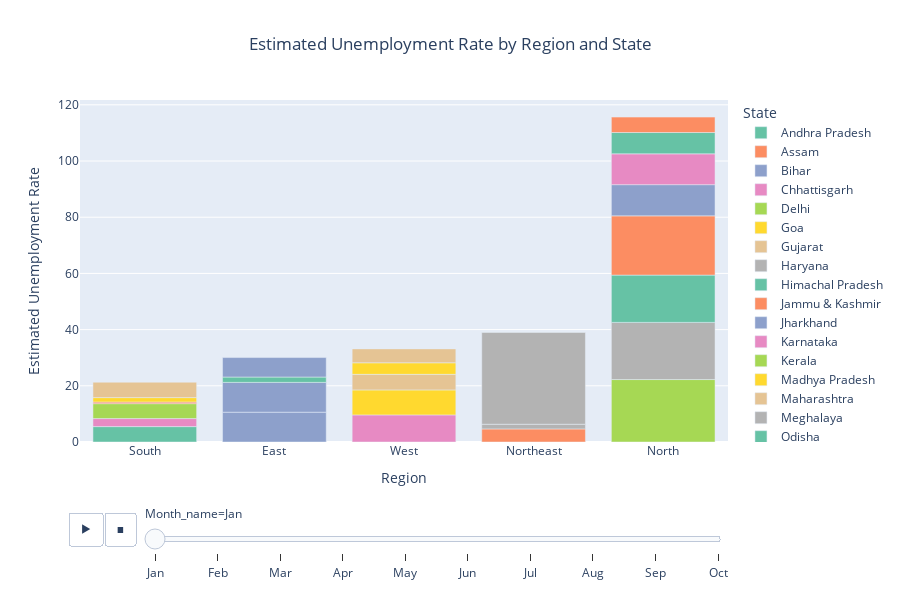

Notebook code for this chart:
### Code cell
import plotly.express as px


# Plot the bar chart
fig = px.bar(df, x='Region', y='Estimated Unemployment Rate', color='States', animation_frame='Month_name',title='Estimated Unemployment Rate by Region and State',template='plotly',height=600,color_discrete_sequence=px.colors.qualitative.Set2)

# Customize the figure layout
fig.update_layout(xaxis_title='Region', yaxis_title='Estimated Unemployment Rate',
                  legend_title='State', title_x=0.5)

fig.update_xaxes(categoryorder='total ascending')
# Show the plot
fig.show()

### Figure 1 — Plotly figure (JSON) as saved in the notebook; plotly's stock layout.template omitted (floating-point values rounded to 4 significant figures)
{"data": [{"alignmentgroup": "True", "hovertemplate": "States=Andhra Pradesh<br>Month_name=Jan<br>Region=%{x}<br>Estimated Unemployment Rate=%{y}<extra></extra>", "legendgroup": "Andhra Pradesh", "marker": {"color": "rgb(102,194,165)", "pattern": {"shape": ""}}, "name": "Andhra Pradesh", "offsetgroup": "Andhra Pradesh", "orientation": "v", "showlegend": true, "textposition": "auto", "type": "bar", "x": ["South"], "xaxis": "x", "y": [5.48], "yaxis": "y"}, {"alignmentgroup": "True", "hovertemplate": "States=Assam<br>Month_name=Jan<br>Region=%{x}<br>Estimated Unemployment Rate=%{y}<extra></extra>", "legendgroup": "Assam", "marker": {"color": "rgb(252,141,98)", "pattern": {"shape": ""}}, "name": "Assam", "offsetgroup": "Assam", "orientation": "v", "showlegend": true, "textposition": "auto", "type": "bar", "x": ["Northeast"], "xaxis": "x", "y": [4.66], "yaxis": "y"}, {"alignmentgroup": "True", "hovertemplate": "States=Bihar<br>Month_name=Jan<br>Region=%{x}<br>Estimated Unemployment Rate=%{y}<extra></extra>", "legendgroup": "Bihar", "marker": {"color": "rgb(141,160,203)", "pattern": {"shape": ""}}, "name": "Bihar", "offsetgroup": "Bihar", "orientation": "v", "showlegend": true, "textposition": "auto", "type": "bar", "x": ["East"], "xaxis": "x", "y": [10.61], "yaxis": "y"}, {"alignmentgroup": "True", "hovertemplate": "States=Chhattisgarh<br>Month_name=Jan<br>Region=%{x}<br>Estimated Unemployment Rate=%{y}<extra></extra>", "legendgroup": "Chhattisgarh", "marker": {"color": "rgb(231,138,195)", "pattern": {"shape": ""}}, "name": "Chhattisgarh", "offsetgroup": "Chhattisgarh", "orientation": "v", "showlegend": true, "textposition": "auto", "type": "bar", "x": ["West"], "xaxis": "x", "y": [9.65], "yaxis": "y"}, {"alignmentgroup": "True", "hovertemplate": "States=Delhi<br>Month_name=Jan<br>Region=%{x}<br>Estimated Unemployment Rate=%{y}<extra></extra>", "legendgroup": "Delhi", "marker": {"color": "rgb(166,216,84)", "pattern": {"shape": ""}}, "name": "Delhi", "offsetgroup": "Delhi", "orientation": "v", "showlegend": true, "textposition": "auto", "type": "bar", "x": ["North"], "xaxis": "x", "y": [22.23], "yaxis": "y"}, {"alignmentgroup": "True", "hovertemplate": "States=Goa<br>Month_name=Jan<br>Region=%{x}<br>Estimated Unemployment Rate=%{y}<extra></extra>", "legendgroup": "Goa", "marker": {"color": "rgb(255,217,47)", "pattern": {"shape": ""}}, "name": "Goa", "offsetgroup": "Goa", "orientation": "v", "showlegend": true, "textposition": "auto", "type": "bar", "x": ["West"], "xaxis": "x", "y": [8.89], "yaxis": "y"}, {"alignmentgroup": "True", "hovertemplate": "States=Gujarat<br>Month_name=Jan<br>Region=%{x}<br>Estimated Unemployment Rate=%{y}<extra></extra>", "legendgroup": "Gujarat", "marker": {"color": "rgb(229,196,148)", "pattern": {"shape": ""}}, "name": "Gujarat", "offsetgroup": "Gujarat", "orientation": "v", "showlegend": true, "textposition": "auto", "type": "bar", "x": ["West"], "xaxis": "x", "y": [5.54], "yaxis": "y"}, {"alignmentgroup": "True", "hovertemplate": "States=Haryana<br>Month_name=Jan<br>Region=%{x}<br>Estimated Unemployment Rate=%{y}<extra></extra>", "legendgroup": "Haryana", "marker": {"color": "rgb(179,179,179)", "pattern": {"shape": ""}}, "name": "Haryana", "offsetgroup": "Haryana", "orientation": "v", "showlegend": true, "textposition": "auto", "type": "bar", "x": ["North"], "xaxis": "x", "y": [20.34], "yaxis": "y"}, {"alignmentgroup": "True", "hovertemplate": "States=Himachal Pradesh<br>Month_name=Jan<br>Region=%{x}<br>Estimated Unemployment Rate=%{y}<extra></extra>", "legendgroup": "Himachal Pradesh", "marker": {"color": "rgb(102,194,165)", "pattern": {"shape": ""}}, "name": "Himachal Pradesh", "offsetgroup": "Himachal Pradesh", "orientation": "v", "showlegend": true, "textposition": "auto", "type": "bar", "x": ["North"], "xaxis": "x", "y": [16.83], "yaxis": "y"}, {"alignmentgroup": "True", "hovertemplate": "States=Jammu & Kashmir<br>Month_name=Jan<br>Region=%{x}<br>Estimated Unemployment Rate=%{y}<extra></extra>", "legendgroup": "Jammu & Kashmir", "marker": {"color": "rgb(252,141,98)", "pattern": {"shape": ""}}, "name": "Jammu & Kashmir", "offsetgroup": "Jammu & Kashmir", "orientation": "v", "showlegend": true, "textposition": "auto", "type": "bar", "x": ["North"], "xaxis": "x", "y": [21.08], "yaxis": "y"}, {"alignmentgroup": "True", "hovertemplate": "States=Jharkhand<br>Month_name=Jan<br>Region=%{x}<br>Estimated Unemployment Rate=%{y}<extra></extra>", "legendgroup": "Jharkhand", "marker": {"color": "rgb(141,160,203)", "pattern": {"shape": ""}}, "name": "Jharkhand", "offsetgroup": "Jharkhand", "orientation": "v", "showlegend": true, "textposition": "auto", "type": "bar", "x": ["East"], "xaxis": "x", "y": [10.61], "yaxis": "y"}, {"alignmentgroup": "True", "hovertemplate": "States=Karnataka<br>Month_name=Jan<br>Region=%{x}<br>Estimated Unemployment Rate=%{y}<extra></extra>", "legendgroup": "Karnataka", "marker": {"color": "rgb(231,138,195)", "pattern": {"shape": ""}}, "name": "Karnataka", "offsetgroup": "Karnataka", "orientation": "v", "showlegend": true, "textposition": "auto", "type": "bar", "x": ["South"], "xaxis": "x", "y": [2.86], "yaxis": "y"}, {"alignmentgroup": "True", "hovertemplate": "States=Kerala<br>Month_name=Jan<br>Region=%{x}<br>Estimated Unemployment Rate=%{y}<extra></extra>", "legendgroup": "Kerala", "marker": {"color": "rgb(166,216,84)", "pattern": {"shape": ""}}, "name": "Kerala", "offsetgroup": "Kerala", "orientation": "v", "showlegend": true, "textposition": "auto", "type": "bar", "x": ["South"], "xaxis": "x", "y": [5.31], "yaxis": "y"}, {"alignmentgroup": "True", "hovertemplate": "States=Madhya Pradesh<br>Month_name=Jan<br>Region=%{x}<br>Estimated Unemployment Rate=%{y}<extra></extra>", "legendgroup": "Madhya Pradesh", "marker": {"color": "rgb(255,217,47)", "pattern": {"shape": ""}}, "name": "Madhya Pradesh", "offsetgroup": "Madhya Pradesh", "orientation": "v", "showlegend": true, "textposition": "auto", "type": "bar", "x": ["West"], "xaxis": "x", "y": [4.11], "yaxis": "y"}, {"alignmentgroup": "True", "hovertemplate": "States=Maharashtra<br>Month_name=Jan<br>Region=%{x}<br>Estimated Unemployment Rate=%{y}<extra></extra>", "legendgroup": "Maharashtra", "marker": {"color": "rgb(229,196,148)", "pattern": {"shape": ""}}, "name": "Maharashtra", "offsetgroup": "Maharashtra", "orientation": "v", "showlegend": true, "textposition": "auto", "type": "bar", "x": ["West"], "xaxis": "x", "y": [4.95], "yaxis": "y"}, {"alignmentgroup": "True", "hovertemplate": "States=Meghalaya<br>Month_name=Jan<br>Region=%{x}<br>Estimated Unemployment Rate=%{y}<extra></extra>", "legendgroup": "Meghalaya", "marker": {"color": "rgb(179,179,179)", "pattern": {"shape": ""}}, "name": "Meghalaya", "offsetgroup": "Meghalaya", "orientation": "v", "showlegend": true, "textposition": "auto", "type": "bar", "x": ["Northeast"], "xaxis": "x", "y": [1.66], "yaxis": "y"}, {"alignmentgroup": "True", "hovertemplate": "States=Odisha<br>Month_name=Jan<br>Region=%{x}<br>Estimated Unemployment Rate=%{y}<extra></extra>", "legendgroup": "Odisha", "marker": {"color": "rgb(102,194,165)", "pattern": {"shape": ""}}, "name": "Odisha", "offsetgroup": "Odisha", "orientation": "v", "showlegend": true, "textposition": "auto", "type": "bar", "x": ["East"], "xaxis": "x", "y": [1.9], "yaxis": "y"}, {"alignmentgroup": "True", "hovertemplate": "States=Puducherry<br>Month_name=Jan<br>Region=%{x}<br>Estimated Unemployment Rate=%{y}<extra></extra>", "legendgroup": "Puducherry", "marker": {"color": "rgb(252,141,98)", "pattern": {"shape": ""}}, "name": "Puducherry", "offsetgroup": "Puducherry", "orientation": "v", "showlegend": true, "textposition": "auto", "type": "bar", "x": ["South"], "xaxis": "x", "y": [0.58], "yaxis": "y"}, {"alignmentgroup": "True", "hovertemplate": "States=Punjab<br>Month_name=Jan<br>Region=%{x}<br>Estimated Unemployment Rate=%{y}<extra></extra>", "legendgroup": "Punjab", "marker": {"color": "rgb(141,160,203)", "pattern": {"shape": ""}}, "name": "Punjab", "offsetgroup": "Punjab", "orientation": "v", "showlegend": true, "textposition": "auto", "type": "bar", "x": ["North"], "xaxis": "x", "y": [11.11], "yaxis": "y"}, {"alignmentgroup": "True", "hovertemplate": "States=Rajasthan<br>Month_name=Jan<br>Region=%{x}<br>Estimated Unemployment Rate=%{y}<extra></extra>", "legendgroup": "Rajasthan", "marker": {"color": "rgb(231,138,195)", "pattern": {"shape": ""}}, "name": "Rajasthan", "offsetgroup": "Rajasthan", "orientation": "v", "showlegend": true, "textposition": "auto", "type": "bar", "x": ["North"], "xaxis": "x", "y": [10.97], "yaxis": "y"}, {"alignmentgroup": "True", "hovertemplate": "States=Tamil Nadu<br>Month_name=Jan<br>Region=%{x}<br>Estimated Unemployment Rate=%{y}<extra></extra>", "legendgroup": "Tamil Nadu", "marker": {"color": "rgb(255,217,47)", "pattern": {"shape": ""}}, "name": "Tamil Nadu", "offsetgroup": "Tamil Nadu", "orientation": "v", "showlegend": true, "textposition": "auto", "type": "bar", "x": ["South"], "xaxis": "x", "y": [1.57], "yaxis": "y"}, {"alignmentgroup": "True", "hovertemplate": "States=Telangana<br>Month_name=Jan<br>Region=%{x}<br>Estimated Unemployment Rate=%{y}<extra></extra>", "legendgroup": "Telangana", "marker": {"color": "rgb(229,196,148)", "pattern": {"shape": ""}}, "name": "Telangana", "offsetgroup": "Telangana", "orientation": "v", "showlegend": true, "textposition": "auto", "type": "bar", "x": ["South"], "xaxis": "x", "y": [5.49], "yaxis": "y"}, {"alignmentgroup": "True", "hovertemplate": "States=Tripura<br>Month_name=Jan<br>Region=%{x}<br>Estimated Unemployment Rate=%{y}<extra></extra>", "legendgroup": "Tripura", "marker": {"color": "rgb(179,179,179)", "pattern": {"shape": ""}}, "name": "Tripura", "offsetgroup": "Tripura", "orientation": "v", "showlegend": true, "textposition": "auto", "type": "bar", "x": ["Northeast"], "xaxis": "x", "y": [32.67], "yaxis": "y"}, {"alignmentgroup": "True", "hovertemplate": "States=Uttar Pradesh<br>Month_name=Jan<br>Region=%{x}<br>Estimated Unemployment Rate=%{y}<extra></extra>", "legendgroup": "Uttar Pradesh", "marker": {"color": "rgb(102,194,165)", "pattern": {"shape": ""}}, "name": "Uttar Pradesh", "offsetgroup": "Uttar Pradesh", "orientation": "v", "showlegend": true, "textposition": "auto", "type": "bar", "x": ["North"], "xaxis": "x", "y": [7.58], "yaxis": "y"}, {"alignmentgroup": "True", "hovertemplate": "States=Uttarakhand<br>Month_name=Jan<br>Region=%{x}<br>Estimated Unemployment Rate=%{y}<extra></extra>", "legendgroup": "Uttarakhand", "marker": {"color": "rgb(252,141,98)", "pattern": {"shape": ""}}, "name": "Uttarakhand", "offsetgroup": "Uttarakhand", "orientation": "v", "showlegend": true, "textposition": "auto", "type": "bar", "x": ["North"], "xaxis": "x", "y": [5.49], "yaxis": "y"}, {"alignmentgroup": "True", "hovertemplate": "States=West Bengal<br>Month_name=Jan<br>Region=%{x}<br>Estimated Unemployment Rate=%{y}<extra></extra>", "legendgroup": "West Bengal", "marker": {"color": "rgb(141,160,203)", "pattern": {"shape": ""}}, "name": "West Bengal", "offsetgroup": "West Bengal", "orientation": "v", "showlegend": true, "textposition": "auto", "type": "bar", "x": ["East"], "xaxis": "x", "y": [6.94], "yaxis": "y"}], "layout": {"barmode": "relative", "height": 600, "legend": {"title": {"text": "State"}, "tracegroupgap": 0}, "sliders": [{"active": 0, "currentvalue": {"prefix": "Month_name="}, "len": 0.9, "pad": {"b": 10, "t": 60}, "steps": [{"args": [["Jan"], {"frame": {"duration": 0, "redraw": true}, "fromcurrent": true, "mode": "immediate", "transition": {"duration": 0, "easing": "linear"}}], "label": "Jan", "method": "animate"}, {"args": [["Feb"], {"frame": {"duration": 0, "redraw": true}, "fromcurrent": true, "mode": "immediate", "transition": {"duration": 0, "easing": "linear"}}], "label": "Feb", "method": "animate"}, {"args": [["Mar"], {"frame": {"duration": 0, "redraw": true}, "fromcurrent": true, "mode": "immediate", "transition": {"duration": 0, "easing": "linear"}}], "label": "Mar", "method": "animate"}, {"args": [["Apr"], {"frame": {"duration": 0, "redraw": true}, "fromcurrent": true, "mode": "immediate", "transition": {"duration": 0, "easing": "linear"}}], "label": "Apr", "method": "animate"}, {"args": [["May"], {"frame": {"duration": 0, "redraw": true}, "fromcurrent": true, "mode": "immediate", "transition": {"duration": 0, "easing": "linear"}}], "label": "May", "method": "animate"}, {"args": [["Jun"], {"frame": {"duration": 0, "redraw": true}, "fromcurrent": true, "mode": "immediate", "transition": {"duration": 0, "easing": "linear"}}], "label": "Jun", "method": "animate"}, {"args": [["Jul"], {"frame": {"duration": 0, "redraw": true}, "fromcurrent": true, "mode": "immediate", "transition": {"duration": 0, "easing": "linear"}}], "label": "Jul", "method": "animate"}, {"args": [["Aug"], {"frame": {"duration": 0, "redraw": true}, "fromcurrent": true, "mode": "immediate", "transition": {"duration": 0, "easing": "linear"}}], "label": "Aug", "method": "animate"}, {"args": [["Sep"], {"frame": {"duration": 0, "redraw": true}, "fromcurrent": true, "mode": "immediate", "transition": {"duration": 0, "easing": "linear"}}], "label": "Sep", "method": "animate"}, {"args": [["Oct"], {"frame": {"duration": 0, "redraw": true}, "fromcurrent": true, "mode": "immediate", "transition": {"duration": 0, "easing": "linear"}}], "label": "Oct", "method": "animate"}], "x": 0.1, "xanchor": "left", "y": 0, "yanchor": "top"}], "title": {"text": "Estimated Unemployment Rate by Region and State", "x": 0.5}, "updatemenus": [{"buttons": [{"args": [null, {"frame": {"duration": 500, "redraw": true}, "fromcurrent": true, "mode": "immediate", "transition": {"duration": 500, "easing": "linear"}}], "label": "&#9654;", "method": "animate"}, {"args": [[null], {"frame": {"duration": 0, "redraw": true}, "fromcurrent": true, "mode": "immediate", "transition": {"duration": 0, "easing": "linear"}}], "label": "&#9724;", "method": "animate"}], "direction": "left", "pad": {"r": 10, "t": 70}, "showactive": false, "type": "buttons", "x": 0.1, "xanchor": "right", "y": 0, "yanchor": "top"}], "xaxis": {"anchor": "y", "categoryorder": "total ascending", "domain": [0, 1], "title": {"text": "Region"}}, "yaxis": {"anchor": "x", "domain": [0, 1], "title": {"text": "Estimated Unemployment Rate"}}}}
